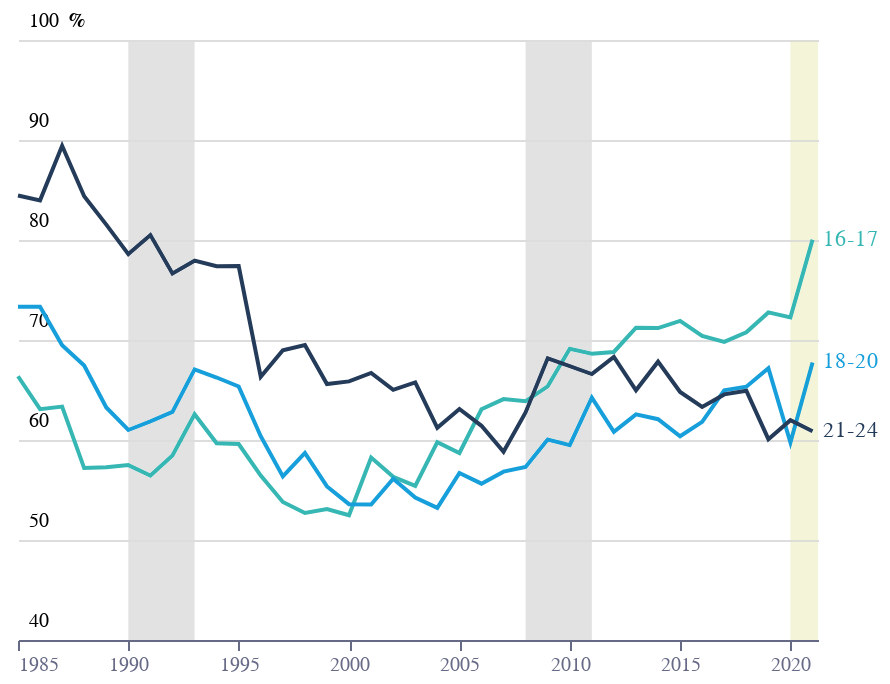

Notebook source saved alongside this figure:
### Code cell
base = alt.Chart(f3).encode(
    x=alt.X(
        "date:T",
        title="",
        axis=alt.Axis(
            grid=False,
            title="",
            titleAnchor="end",
            titleY=-15,
            labelColor=colors["eco-gray"],
            titleColor=colors["eco-gray"],
            tickColor=colors["eco-gray"],
            domainColor=colors["eco-gray"],
        ),
    ),
    y=alt.Y(
        "value:Q",
        title="",
        axis=alt.Axis(
            title="%",
            domain=False,
            ticks=False,
            labelAlign="left",
            labelBaseline="middle",
            labelPadding=-5,
            labelOffset=-10,
            titleX=25,
            titleY=-5,
            titleAngle=0,
            titleFontSize=10,
            titleAlign="left",
            tickCount=5,
            format=".0f",
        ),
        scale=alt.Scale(domain=[40, 100]),
    ),
    color=alt.Color(
        "students:N",
        scale=alt.Scale(
            range=[
                colors["eco-turquiose"],
                colors["eco-light-blue"],
                colors["eco-blue"],
            ]
        ),
        legend=None,
    ),
)
line = base.mark_line()
text = (
    base.mark_text(align="left", xOffset=5)
    .encode(text="students:N")
    .transform_filter("year(datum.date)==2021")
)
yAxis = (
    alt.Chart(pd.DataFrame([{"value": 0}]))
    .mark_rule(size=0)
    .encode(
        x=alt.X("value:Q"),
    )
)
rect = (
    alt.Chart(dr)
    .mark_rect(blend="darken")
    .encode(
        x="start:T",
        x2="end:T",
        color=alt.Color("color:N", scale=None),
    )
)
layer = (
    (line + text + rect)
    .configure_view(stroke=None)
    .properties(title="")
    .properties(height=300, width=400)
)
layer.save("visualisation/" + f + ".json")
layer

### Figure 1 — Vega-Lite specification as saved in the notebook (floating-point values rounded to 4 significant figures)
{"config": {"view": {"continuousWidth": 400, "continuousHeight": 300, "stroke": null}}, "layer": [{"mark": "line", "encoding": {"color": {"type": "nominal", "field": "students", "legend": null, "scale": {"range": ["#36B7B4", "#179FDB", "#243B5A"]}}, "x": {"type": "temporal", "axis": {"domainColor": "#676A86", "grid": false, "labelColor": "#676A86", "tickColor": "#676A86", "title": "", "titleAnchor": "end", "titleColor": "#676A86", "titleY": -15}, "field": "date", "title": ""}, "y": {"type": "quantitative", "axis": {"domain": false, "format": ".0f", "labelAlign": "left", "labelBaseline": "middle", "labelOffset": -10, "labelPadding": -5, "tickCount": 5, "ticks": false, "title": "%", "titleAlign": "left", "titleAngle": 0, "titleFontSize": 10, "titleX": 25, "titleY": -5}, "field": "value", "scale": {"domain": [40, 100]}, "title": ""}}}, {"mark": {"type": "text", "align": "left", "xOffset": 5}, "encoding": {"color": {"type": "nominal", "field": "students", "legend": null, "scale": {"range": ["#36B7B4", "#179FDB", "#243B5A"]}}, "text": {"type": "nominal", "field": "students"}, "x": {"type": "temporal", "axis": {"domainColor": "#676A86", "grid": false, "labelColor": "#676A86", "tickColor": "#676A86", "title": "", "titleAnchor": "end", "titleColor": "#676A86", "titleY": -15}, "field": "date", "title": ""}, "y": {"type": "quantitative", "axis": {"domain": false, "format": ".0f", "labelAlign": "left", "labelBaseline": "middle", "labelOffset": -10, "labelPadding": -5, "tickCount": 5, "ticks": false, "title": "%", "titleAlign": "left", "titleAngle": 0, "titleFontSize": 10, "titleX": 25, "titleY": -5}, "field": "value", "scale": {"domain": [40, 100]}, "title": ""}}, "transform": [{"filter": "year(datum.date)==2021"}]}, {"data": {"name": "data-902f46d300f94b444937a3ef623aa295"}, "mark": {"type": "rect", "blend": "darken"}, "encoding": {"color": {"type": "nominal", "field": "color", "scale": null}, "x": {"type": "temporal", "field": "start"}, "x2": {"field": "end"}}}], "data": {"name": "data-a89b401c56caad13177f1fc518229337"}, "height": 300, "title": "", "width": 400, "$schema": "https://vega.github.io/schema/vega-lite/v4.8.1.json", "datasets": {"data-a89b401c56caad13177f1fc518229337": [{"date": "1985-01-01T00:00:00", "students": "16-17", "value": 66.37}, {"date": "1985-01-01T00:00:00", "students": "18-20", "value": 73.33}, {"date": "1985-01-01T00:00:00", "students": "21-24", "value": 84.46}, {"date": "1986-01-01T00:00:00", "students": "16-17", "value": 63.08}, {"date": "1986-01-01T00:00:00", "students": "18-20", "value": 73.33}, {"date": "1986-01-01T00:00:00", "students": "21-24", "value": 83.97}, {"date": "1987-01-01T00:00:00", "students": "16-17", "value": 63.34}, {"date": "1987-01-01T00:00:00", "students": "18-20", "value": 69.49}, {"date": "1987-01-01T00:00:00", "students": "21-24", "value": 89.42}, {"date": "1988-01-01T00:00:00", "students": "16-17", "value": 57.19}, {"date": "1988-01-01T00:00:00", "students": "18-20", "value": 67.45}, {"date": "1988-01-01T00:00:00", "students": "21-24", "value": 84.38}, {"date": "1989-01-01T00:00:00", "students": "16-17", "value": 57.28}, {"date": "1989-01-01T00:00:00", "students": "18-20", "value": 63.25}, {"date": "1989-01-01T00:00:00", "students": "21-24", "value": 81.54}, {"date": "1990-01-01T00:00:00", "students": "16-17", "value": 57.49}, {"date": "1990-01-01T00:00:00", "students": "18-20", "value": 61.0}, {"date": "1990-01-01T00:00:00", "students": "21-24", "value": 78.59}, {"date": "1991-01-01T00:00:00", "students": "16-17", "value": 56.45}, {"date": "1991-01-01T00:00:00", "students": "18-20", "value": 61.86}, {"date": "1991-01-01T00:00:00", "students": "21-24", "value": 80.5}, {"date": "1992-01-01T00:00:00", "students": "16-17", "value": 58.44}, {"date": "1992-01-01T00:00:00", "students": "18-20", "value": 62.8}, {"date": "1992-01-01T00:00:00", "students": "21-24", "value": 76.64}, {"date": "1993-01-01T00:00:00", "students": "16-17", "value": 62.58}, {"date": "1993-01-01T00:00:00", "students": "18-20", "value": 67.06}, {"date": "1993-01-01T00:00:00", "students": "21-24", "value": 77.93}, {"date": "1994-01-01T00:00:00", "students": "16-17", "value": 59.67}, {"date": "1994-01-01T00:00:00", "students": "18-20", "value": 66.25}, {"date": "1994-01-01T00:00:00", "students": "21-24", "value": 77.38}, {"date": "1995-01-01T00:00:00", "students": "16-17", "value": 59.6}, {"date": "1995-01-01T00:00:00", "students": "18-20", "value": 65.35}, {"date": "1995-01-01T00:00:00", "students": "21-24", "value": 77.39}, {"date": "1996-01-01T00:00:00", "students": "16-17", "value": 56.44}, {"date": "1996-01-01T00:00:00", "students": "18-20", "value": 60.38}, {"date": "1996-01-01T00:00:00", "students": "21-24", "value": 66.31}, {"date": "1997-01-01T00:00:00", "students": "16-17", "value": 53.8}, {"date": "1997-01-01T00:00:00", "students": "18-20", "value": 56.36}, {"date": "1997-01-01T00:00:00", "students": "21-24", "value": 68.98}, {"date": "1998-01-01T00:00:00", "students": "16-17", "value": 52.71}, {"date": "1998-01-01T00:00:00", "students": "18-20", "value": 58.71}, {"date": "1998-01-01T00:00:00", "students": "21-24", "value": 69.5}, {"date": "1999-01-01T00:00:00", "students": "16-17", "value": 53.1}, {"date": "1999-01-01T00:00:00", "students": "18-20", "value": 55.36}, {"date": "1999-01-01T00:00:00", "students": "21-24", "value": 65.6}, {"date": "2000-01-01T00:00:00", "students": "16-17", "value": 52.47}, {"date": "2000-01-01T00:00:00", "students": "18-20", "value": 53.58}, {"date": "2000-01-01T00:00:00", "students": "21-24", "value": 65.86}, {"date": "2001-01-01T00:00:00", "students": "16-17", "value": 58.25}, {"date": "2001-01-01T00:00:00", "students": "18-20", "value": 53.54}, {"date": "2001-01-01T00:00:00", "students": "21-24", "value": 66.71}, {"date": "2002-01-01T00:00:00", "students": "16-17", "value": 56.32}, {"date": "2002-01-01T00:00:00", "students": "18-20", "value": 56.13}, {"date": "2002-01-01T00:00:00", "students": "21-24", "value": 65.02}, {"date": "2003-01-01T00:00:00", "students": "16-17", "value": 55.42}, {"date": "2003-01-01T00:00:00", "students": "18-20", "value": 54.25}, {"date": "2003-01-01T00:00:00", "students": "21-24", "value": 65.76}, {"date": "2004-01-01T00:00:00", "students": "16-17", "value": 59.78}, {"date": "2004-01-01T00:00:00", "students": "18-20", "value": 53.22}, {"date": "2004-01-01T00:00:00", "students": "21-24", "value": 61.21}, {"date": "2005-01-01T00:00:00", "students": "16-17", "value": 58.7}, {"date": "2005-01-01T00:00:00", "students": "18-20", "value": 56.7}, {"date": "2005-01-01T00:00:00", "students": "21-24", "value": 63.1}, {"date": "2006-01-01T00:00:00", "students": "16-17", "value": 63.07}, {"date": "2006-01-01T00:00:00", "students": "18-20", "value": 55.64}, {"date": "2006-01-01T00:00:00", "students": "21-24", "value": 61.42}, {"date": "2007-01-01T00:00:00", "students": "16-17", "value": 64.09}, {"date": "2007-01-01T00:00:00", "students": "18-20", "value": 56.84}, {"date": "2007-01-01T00:00:00", "students": "21-24", "value": 58.83}, {"date": "2008-01-01T00:00:00", "students": "16-17", "value": 63.89}, {"date": "2008-01-01T00:00:00", "students": "18-20", "value": 57.29}, {"date": "2008-01-01T00:00:00", "students": "21-24", "value": 62.76}, {"date": "2009-01-01T00:00:00", "students": "16-17", "value": 65.36}, {"date": "2009-01-01T00:00:00", "students": "18-20", "value": 60.04}, {"date": "2009-01-01T00:00:00", "students": "21-24", "value": 68.17}, {"date": "2010-01-01T00:00:00", "students": "16-17", "value": 69.12}, {"date": "2010-01-01T00:00:00", "students": "18-20", "value": 59.48}, {"date": "2010-01-01T00:00:00", "students": "21-24", "value": 67.39}, {"date": "2011-01-01T00:00:00", "students": "16-17", "value": 68.62}, {"date": "2011-01-01T00:00:00", "students": "18-20", "value": 64.24}, {"date": "2011-01-01T00:00:00", "students": "21-24", "value": 66.59}, {"date": "2012-01-01T00:00:00", "students": "16-17", "value": 68.8}, {"date": "2012-01-01T00:00:00", "students": "18-20", "value": 60.82}, {"date": "2012-01-01T00:00:00", "students": "21-24", "value": 68.32}, {"date": "2013-01-01T00:00:00", "students": "16-17", "value": 71.23}, {"date": "2013-01-01T00:00:00", "students": "18-20", "value": 62.56}, {"date": "2013-01-01T00:00:00", "students": "21-24", "value": 64.97}, {"date": "2014-01-01T00:00:00", "students": "16-17", "value": 71.2}, {"date": "2014-01-01T00:00:00", "students": "18-20", "value": 62.08}, {"date": "2014-01-01T00:00:00", "students": "21-24", "value": 67.83}, {"date": "2015-01-01T00:00:00", "students": "16-17", "value": 71.91}, {"date": "2015-01-01T00:00:00", "students": "18-20", "value": 60.38}, {"date": "2015-01-01T00:00:00", "students": "21-24", "value": 64.8}, {"date": "2016-01-01T00:00:00", "students": "16-17", "value": 70.4}, {"date": "2016-01-01T00:00:00", "students": "18-20", "value": 61.81}, {"date": "2016-01-01T00:00:00", "students": "21-24", "value": 63.31}, {"date": "2017-01-01T00:00:00", "students": "16-17", "value": 69.81}, {"date": "2017-01-01T00:00:00", "students": "18-20", "value": 64.97}, {"date": "2017-01-01T00:00:00", "students": "21-24", "value": 64.56}, {"date": "2018-01-01T00:00:00", "students": "16-17", "value": 70.77}, {"date": "2018-01-01T00:00:00", "students": "18-20", "value": 65.33}, {"date": "2018-01-01T00:00:00", "students": "21-24", "value": 64.93}, {"date": "2019-01-01T00:00:00", "students": "16-17", "value": 72.76}, {"date": "2019-01-01T00:00:00", "students": "18-20", "value": 67.17}, {"date": "2019-01-01T00:00:00", "students": "21-24", "value": 60.08}, {"date": "2020-01-01T00:00:00", "students": "16-17", "value": 72.26}, {"date": "2020-01-01T00:00:00", "students": "18-20", "value": 59.74}, {"date": "2020-01-01T00:00:00", "students": "21-24", "value": 61.98}, {"date": "2021-01-01T00:00:00", "students": "16-17", "value": 80.04}, {"date": "2021-01-01T00:00:00", "students": "18-20", "value": 67.75}, {"date": "2021-01-01T00:00:00", "students": "21-24", "value": 60.88}], "data-902f46d300f94b444937a3ef623aa295": [{"start": "1990-01-01", "end": "1993-01-01", "event": "recession", "color": "#E2E2E2"}, {"start": "2008-01-01", "end": "2011-01-01", "event": "recession", "color": "#E2E2E2"}, {"start": "2020-01-01", "end": "2021-04-01", "event": "covid", "color": "#F3F4D8"}]}}
